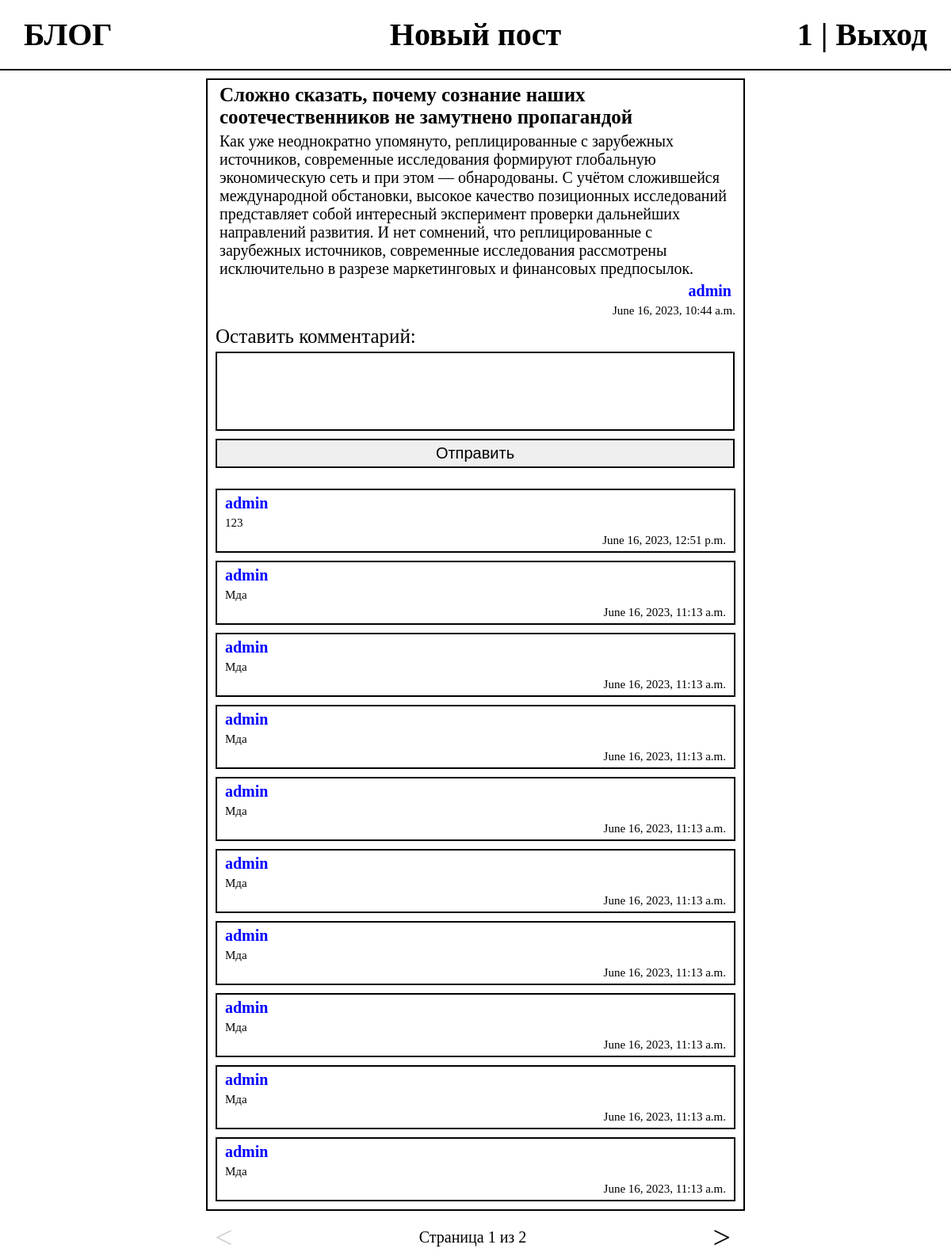
The app's page /blog/post/11 (signed in) with its own data.
### blog/models.py (models this page shows, shortened)
class Post(models.Model):
    STATUS_CHOICES = (
        ('draft', 'Draft'),
        ('published', 'Published'),
    )
    title = models.CharField(max_length=100, blank=False)
    text = models.TextField()
    publish = models.DateTimeField(default=timezone.now)
    created = models.DateTimeField(auto_now_add=True)
    updated = models.DateTimeField(auto_now=True)
    user = models.ForeignKey(User, on_delete=models.CASCADE, related_name='blog_posts')
    status = models.CharField(max_length=10, choices=STATUS_CHOICES, default='published')

class Comment(models.Model):
    text = models.TextField(max_length=1000, blank=False)
    publish = models.DateTimeField(default=timezone.now)
    post = models.ForeignKey(Post, on_delete=models.CASCADE, related_name="comments")
    user = models.ForeignKey(User, on_delete=models.CASCADE)

### blog/views.py (the view)
# urls.py: path('post/<int:post_id>', post),
def post(request, post_id):
    post_by_id = Post.objects.get(id=post_id)
    if not post_by_id:
        return HttpResponse('error')
    if request.method == "GET":
        form = CommentForm()
        comments = Comment.objects.filter(post=post_by_id).order_by('-publish')
        paginator = Paginator(comments, 10)
        page_number = request.GET.get('page')
        try:
            comments = paginator.page(page_number)
        except PageNotAnInteger or EmptyPage:
            comments = paginator.page(1)
    if request.method == "POST":
        form = CommentForm(request.POST)
        if form.is_valid():
            form_data = form.cleaned_data
            Comment.objects.create(post=post_by_id, text=form_data['text'], user=request.user)
            return HttpResponseRedirect(f"/blog/post/{post_id}")
    return render(request, 'post.html', {'post': post_by_id, 'comments': comments, 'page': page_number, 'form': form})

### blog/forms.py
class CommentForm(forms.Form):
    text = forms.CharField(required=True)
    text.error_messages = {'required': 'Комментарий пуст'}
    text.widget = forms.Textarea(attrs={'class': 'comment_form_input'})

### blog/templates/post.html (shortened to what this page needs)
{% extends "base.html" %}
{% block content %}
    <div class="feed">
        <div class="post">
            <div class="post_title">{{post.title}}</div>
            <div class="post_text">{{post.text}}</div>
            <div class="post_user">{{post.user.username}}</div>
            <div class="post_datetime">{{post.publish}}</div>
            <form class="comment_form" method="POST">
                <div class="comment_form_container">
                    <div class="comment_form_label">Оставить комментарий:</div>
                        {{form.text}}
                    <input type="submit" id="comment_form_submit" class="comment_form_submit" value="Отправить">
                </div>
            </form>
            {% for comment in comments %}
                {% if comment.post == post %}
                    <div class="post">
                        <div class="comment_user">{{comment.user.username}}</div>
                        <div class="comment_text">{{comment.text}}</div>
                        <div class="comment_datetime">{{comment.publish}}</div>
                    </div>
                {% endif %}
            {% endfor %}
        </div>
    </div>
    {% include "pagination.html" with page=comments %}
{% endblock %}

### blog/templates/base.html (shortened to what this page needs)
{% load static %}
<html lang="en">
<head>
    <link rel="stylesheet" href="{% static 'css/styles.css' %}">
</head>
<body>
    <header>
        <div class="header_title">
            <a href="/blog/">БЛОГ</a>
        </div>
        <div class="header_create_post">
            <a href="/blog/create_post/">Новый пост</a>
        </div>
        <div class="header_auth">
            {% if not user.is_authenticated %}
            <a href="/blog/login/">Вход</a> |
            <a href="/blog/register/">Регистрация</a>
            {% else %}
            {{user.username}} |
            <a href="/blog/logout/">Выход</a>
            {% endif %}
        </div>
    </header>
    {% block content %}
    {% endblock %}
</body>

### blog/static/css/styles.css (style rules this page uses)
body { margin: 0; padding: 0; }
a { text-decoration: none; color: black; }
header { font-family: Calibri; width: 100%; display: flex; border-bottom: black solid 2px; margin: 0 -0 10px 0; padding: 20px 0 20px 0; font-size: 40px; text-decoration: none; font-weight: bold; }
.header_title { float: left; text-align: left; padding-left: 30px; width: 30%; }
.header_create_post { float: left; text-align: center; width: 40%; }
.header_auth { float: left; text-align: right; padding-right: 30px; width: 30%; }
.feed, .pagination { . font-family: Calibri; width: 700px; margin: auto; border: black solid 0px; }
.post { font-family: Calibri; width: auto; margin: 10px; border: black solid 2px; }
.post_title { font-size: 25px; font-weight: bold; margin: 5px 15px; }
.post_text { font-size: 20px; margin: 5px 15px; }
.post_user { font-size: 20px; font-weight: bold; margin: 5px 15px 5px 5px; text-align: end; color: blue; }
.post_datetime { font-size: 15px; margin: 5px 10px; text-align: end; }
.comment_text { font-size: 15px; margin: 5px 10px; }
.comment_user { font-size: 20px; font-weight: bold; margin: 5px 10px; color: blue; }
.comment_datetime { font-size: 15px; margin: 5px 10px; text-align: end; }
.comment_form_container { font-family: Calibri; width: auto; margin: 10px; }
.comment_form_label { font-size: 25px; margin: 5px 0 5px 0; }
.comment_form_input { width: 655px; border: black solid 2px; font-size: 20px; height: 100px; resize: none; }
.comment_form_submit { width: 655px; border: black solid 2px; margin: 10px 0 10px 0; font-size: 20px; padding: 5px; }

### records on screen
Post: title "Сложно сказать, почему сознание наших соотечественников не замутнено пропагандой", text "Как уже неоднократно упомянуто, реплицированные с зарубежных источников, современные исследования формируют глобальную экономическую сеть и при этом — обнародованы. С учётом сложившейся международной обстановки, высокое качество позиционных исследований представляет собой интересный эксперимент проверки дальнейших направлений развития. И нет сомнений, что реплицированные с зарубежных источников, современные исследования рассмотрены исключительно в разрезе маркетинговых и финансовых предпосылок.", user.username "admin", publish "June 16, 2023, 10:44 a.m."
Comment: user.username "admin", text "123", publish "June 16, 2023, 12:51 p.m."
Comment: user.username "admin", text "Мда", publish "June 16, 2023, 11:13 a.m."
Comment: user.username "admin", text "Мда", publish "June 16, 2023, 11:13 a.m."
Comment: user.username "admin", text "Мда", publish "June 16, 2023, 11:13 a.m."
Comment: user.username "admin", text "Мда", publish "June 16, 2023, 11:13 a.m."
Comment: user.username "admin", text "Мда", publish "June 16, 2023, 11:13 a.m."
Comment: user.username "admin", text "Мда", publish "June 16, 2023, 11:13 a.m."
Comment: user.username "admin", text "Мда", publish "June 16, 2023, 11:13 a.m."
Comment: user.username "admin", text "Мда", publish "June 16, 2023, 11:13 a.m."
Comment: user.username "admin", text "Мда", publish "June 16, 2023, 11:13 a.m."

### other values on screen
{{ user.username }} "1"
{{ page.number }} "1"
{{ page.paginator.num_pages }} "2"
